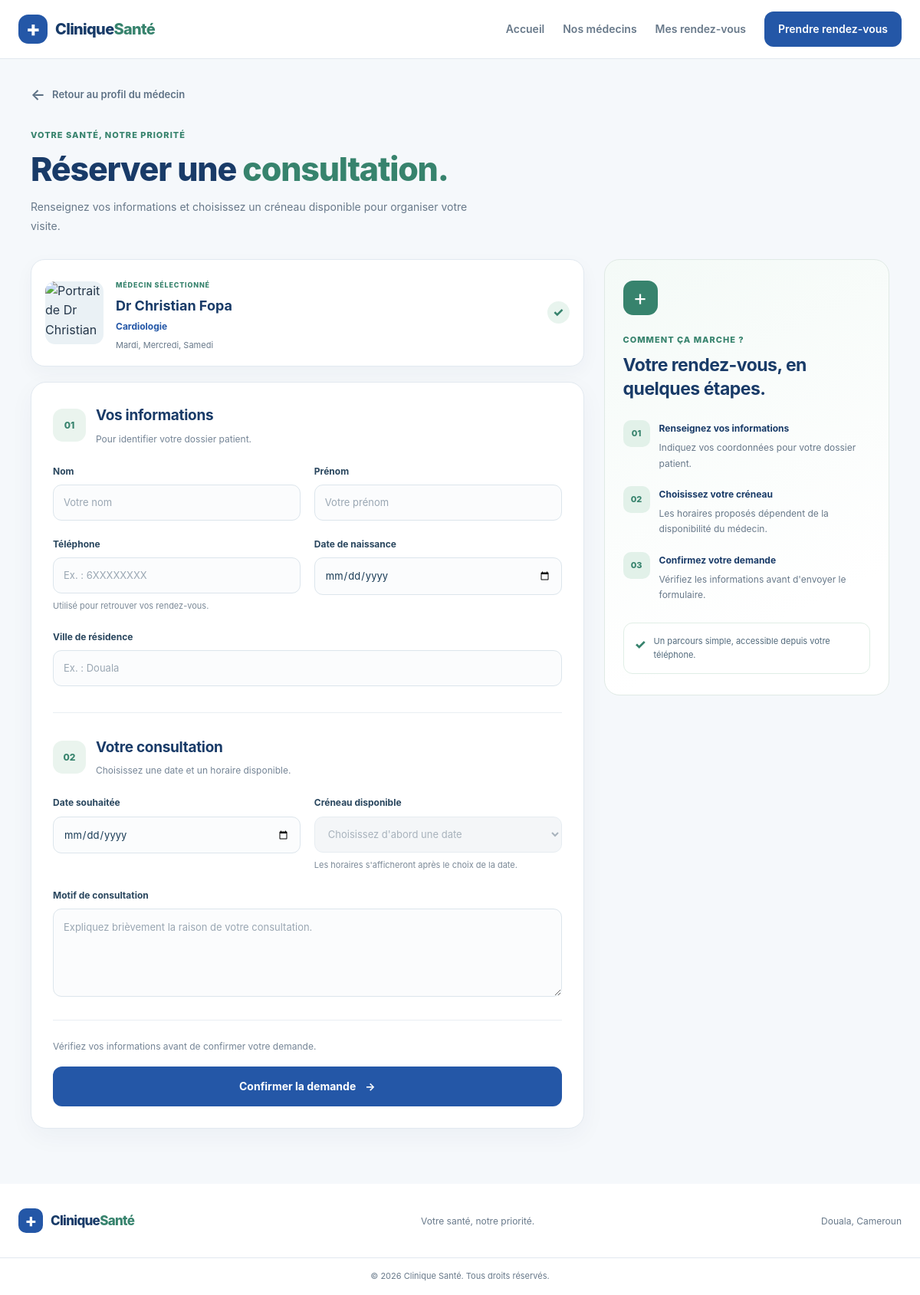
The page /reservation/7 on the database its author committed.
### tables this page shows
CREATE TABLE medecins (
    id INTEGER PRIMARY KEY AUTOINCREMENT,
    nom TEXT NOT NULL,
    specialite TEXT NOT NULL,
    photo TEXT,
    jours_consultation TEXT NOT NULL
);

### app.py (the view, shortened to what this page needs)
@app.route("/reservation/<int:medecin_id>", methods=["GET", "POST"])
def reservation(medecin_id):
    medecin = medecin_existe(medecin_id)
    if medecin is None:
        abort(404)
    connexion = get_db()
    valeurs = request.form if request.method == "POST" else {}
    erreur = None
    confirmation = None
    return render_template(
        "reservation.html",
        medecin=medecin,
        erreur=erreur,
        confirmation=confirmation,
        valeurs=valeurs,
        date_min=date.today().isoformat(),
        naissance_max=date.today().isoformat(),
    )

### app.py (called while the page is built)
def medecin_existe(medecin_id):
    connexion = get_db()
    return connexion.execute(
        "SELECT * FROM medecins WHERE id = ?",
        (medecin_id,),
    ).fetchone()

@app.teardown_appcontext
def fermer_connexion(exception=None):
    connexion = g.pop("connexion", None)
    if connexion is not None:
        connexion.close()

### database/db.py (called while the page is built)
def get_db():
    if "connexion" not in g:
        g.connexion = sqlite3.connect(CHEMIN_BASE)
        g.connexion.row_factory = sqlite3.Row
        g.connexion.execute("PRAGMA foreign_keys = ON")
    return g.connexion

### templates/reservation.html (shortened to what this page needs)
{% extends "base.html" %}
{% block content %}
<section class="booking-page">
    <a class="booking-back-link"
       href="{{ url_for('detail_medecin', medecin_id=medecin['id']) }}">
        <span aria-hidden="true">←</span>
        Retour au profil du médecin
    </a>
    <header class="booking-page-heading">
        <p class="booking-eyebrow">VOTRE SANTÉ, NOTRE PRIORITÉ</p>
        <h1>Réserver une <span>consultation.</span></h1>
        <p>
            Renseignez vos informations et choisissez un créneau disponible
            pour organiser votre visite.
        </p>
    </header>
    <div class="booking-layout">
        <div class="booking-form-column">
            <div class="booking-doctor-summary">
                <div class="booking-doctor-photo">
                    <img
                        src="{{ url_for('static', filename='images/medecins/medecin-' ~ medecin['id'] ~ '.jpg') }}"
                        alt="Portrait de {{ medecin['nom'] }}"
                        onerror="this.hidden=true; this.nextElementSibling.hidden=false;"
                    >
                </div>
                <div class="booking-doctor-info">
                    <span class="booking-summary-label">MÉDECIN SÉLECTIONNÉ</span>
                    <h2>{{ medecin['nom'] }}</h2>
                    <p>{{ medecin['specialite'] }}</p>
                    <span class="booking-doctor-days">
                        {{ medecin['jours_consultation'] }}
                    </span>
                </div>
                <span class="booking-doctor-check" aria-label="Médecin sélectionné">✓</span>
            </div>
            <form
                id="form-reservation"
                class="booking-form reservation-form"
                method="POST"
                data-medecin-id="{{ medecin['id'] }}"
            >
                <div class="booking-form-section">
                    <div class="booking-section-heading">
                        <span class="booking-step">01</span>
                        <div>
                            <h2>Vos informations</h2>
                            <p>Pour identifier votre dossier patient.</p>
                        </div>
                    </div>
                    <div class="booking-fields">
                        <div class="booking-field">
                            <label for="nom">Nom</label>
                            <input
                                id="nom"
                                name="nom"
                                type="text"
                                autocomplete="family-name"
                                value="{{ valeurs.get('nom', '') }}"
                                placeholder="Votre nom"
                                required
                            >
                        </div>
                        <div class="booking-field">
                            <label for="prenom">Prénom</label>
                            <input
                                id="prenom"
                                name="prenom"
                                type="text"
                                autocomplete="given-name"
                                value="{{ valeurs.get('prenom', '') }}"
                                placeholder="Votre prénom"
                                required
                            >
                        </div>
                        <div class="booking-field">
                            <label for="telephone">Téléphone</label>
                            <input
                                id="telephone"
                                name="telephone"
                                type="tel"
                                autocomplete="tel"
                                value="{{ valeurs.get('telephone', '') }}"
                                placeholder="Ex. : 6XXXXXXXX"
                                required
                            >
                            <small>Utilisé pour retrouver vos rendez-vous.</small>
                        </div>
                        <div class="booking-field">
                            <label for="date_naissance">Date de naissance</label>
                            <input
                                id="date_naissance"
                                name="date_naissance"
                                type="date"
                                max="{{ naissance_max }}"
                                autocomplete="bday"
                                value="{{ valeurs.get('date_naissance', '') }}"
                                required
                            >
                        </div>
                        <div class="booking-field booking-field-full">
                            <label for="ville">Ville de résidence</label>
                            <input
                                id="ville"
                                name="ville"
                                type="text"
                                autocomplete="address-level2"
                                value="{{ valeurs.get('ville', '') }}"
                                placeholder="Ex. : Douala"
                                required
                            >
                        </div>
                    </div>
                </div>
                <div class="booking-form-section">
                    <div class="booking-section-heading">
                        <span class="booking-step">02</span>
                        <div>
                            <h2>Votre consultation</h2>
                            <p>Choisissez une date et un horaire disponible.</p>
                        </div>
                    </div>
                    <div class="booking-fields">
                        <div class="booking-field">
                            <label for="date">Date souhaitée</label>
                            <input
                                id="date"
                                name="date"
                                type="date"
                                min="{{ date_min }}"
                                value="{{ valeurs.get('date', '') }}"
                                required
                            >
                        </div>
                        <div class="booking-field">
                            <label for="heure">Créneau disponible</label>
                            <select id="heure" name="heure" required disabled>
                                <option value="">Choisissez d'abord une date</option>
                            </select>
                            <small id="message-creneaux" role="status">
                                Les horaires s'afficheront après le choix de la date.
                            </small>
                        </div>
                        <div class="booking-field booking-field-full">
                            <label for="motif">Motif de consultation</label>
                            <textarea
                                id="motif"
                                name="motif"
                                rows="4"
                                required
                                placeholder="Expliquez brièvement la raison de votre consultation."
                            >{{ valeurs.get('motif', '') }}</textarea>
                        </div>
                    </div>
                </div>
                <div class="booking-form-footer">
                    <p>
                        Vérifiez vos informations avant de confirmer votre demande.
                    </p>
                    <button class="booking-submit-button" type="submit">
                        Confirmer la demande
                        <span aria-hidden="true">→</span>
                    </button>
                </div>
            </form>
        </div>
        <aside class="booking-side-panel">
            <div class="booking-side-icon" aria-hidden="true">+</div>
            <p class="booking-eyebrow">COMMENT ÇA MARCHE ?</p>
            <h2>Votre rendez-vous, en quelques étapes.</h2>
            <div class="booking-side-step">
                <span>01</span>
                <div>
                    <strong>Renseignez vos informations</strong>
                    <p>Indiquez vos coordonnées pour votre dossier patient.</p>
                </div>
            </div>
            <div class="booking-side-step">
                <span>02</span>
                <div>
                    <strong>Choisissez votre créneau</strong>
                    <p>Les horaires proposés dépendent de la disponibilité du médecin.</p>
                </div>
            </div>
            <div class="booking-side-step">
                <span>03</span>
                <div>
                    <strong>Confirmez votre demande</strong>
                    <p>Vérifiez les informations avant d'envoyer le formulaire.</p>
                </div>
            </div>
            <div class="booking-side-note">
                <span aria-hidden="true">✓</span>
                <p>Un parcours simple, accessible depuis votre téléphone.</p>
            </div>
        </aside>
    </div>
</section>
{% endblock %}

### rows shown on the page
medecins: nom "Dr Christian Fopa", specialite "Cardiologie", jours_consultation "Mardi, Mercredi, Samedi"
